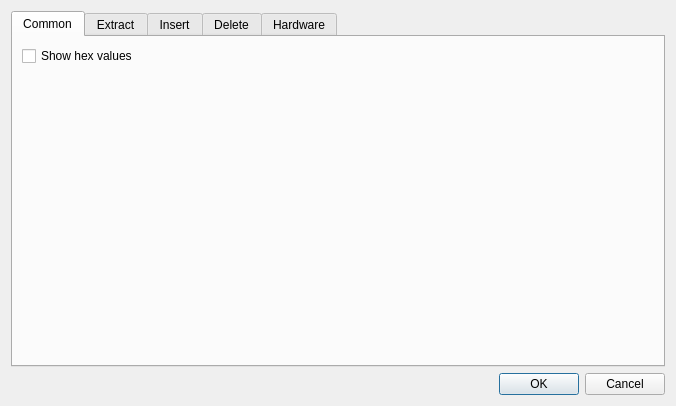
<?xml version="1.0" encoding="UTF-8"?>
<ui version="4.0">
 <class>SetupWindow</class>
 <widget class="QDialog" name="SetupWindow">
  <property name="geometry">
   <rect>
    <x>0</x>
    <y>0</y>
    <width>676</width>
    <height>402</height>
   </rect>
  </property>
  <property name="windowTitle">
   <string>Sega Saturn RAM Backup parser</string>
  </property>
  <layout class="QVBoxLayout" name="verticalLayout">
   <item>
    <widget class="QTabWidget" name="tabWidget">
     <property name="toolTip">
      <string/>
     </property>
     <property name="currentIndex">
      <number>0</number>
     </property>
     <widget class="QWidget" name="CommonTab">
      <attribute name="title">
       <string>Common</string>
      </attribute>
      <layout class="QVBoxLayout" name="verticalLayout_3">
       <item>
        <widget class="QCheckBox" name="checkBox_ShowHex">
         <property name="text">
          <string>Show hex values</string>
         </property>
        </widget>
       </item>
       <item>
        <spacer name="verticalSpacer_2">
         <property name="orientation">
          <enum>Qt::Vertical</enum>
         </property>
         <property name="sizeHint" stdset="0">
          <size>
           <width>20</width>
           <height>40</height>
          </size>
         </property>
        </spacer>
       </item>
      </layout>
     </widget>
     <widget class="QWidget" name="ExtractTab">
      <attribute name="title">
       <string>Extract</string>
      </attribute>
      <layout class="QGridLayout" name="verticalLayout_11">
       <item row="1" column="0" rowspan="2">
        <layout class="QHBoxLayout" name="horizontalLayout">
         <item>
          <widget class="QLabel" name="label_13">
           <property name="text">
            <string>Extraction mode</string>
           </property>
          </widget>
         </item>
         <item>
          <widget class="QComboBox" name="comboBox_ExtractMode"/>
         </item>
        </layout>
       </item>
       <item row="4" column="4">
        <layout class="QFormLayout" name="formLayout">
         <item row="1" column="0">
          <widget class="QLabel" name="label_Extract_L1">
           <property name="text">
            <string>L1</string>
           </property>
          </widget>
         </item>
         <item row="1" column="1">
          <widget class="QLabel" name="label_28">
           <property name="text">
            <string>Sys header</string>
           </property>
          </widget>
         </item>
         <item row="2" column="0">
          <widget class="QLabel" name="label_Extract_L2">
           <property name="text">
            <string>L2</string>
           </property>
          </widget>
         </item>
         <item row="2" column="1">
          <widget class="QLabel" name="label_30">
           <property name="text">
            <string>Start mark</string>
           </property>
          </widget>
         </item>
         <item row="3" column="0">
          <widget class="QLabel" name="label_Extract_L3">
           <property name="text">
            <string>L3</string>
           </property>
          </widget>
         </item>
         <item row="3" column="1">
          <widget class="QLabel" name="label_9">
           <property name="text">
            <string>Counter</string>
           </property>
          </widget>
         </item>
         <item row="4" column="0">
          <widget class="QLabel" name="label_Extract_L4">
           <property name="text">
            <string>L4</string>
           </property>
          </widget>
         </item>
         <item row="4" column="1">
          <widget class="QLabel" name="label_11">
           <property name="text">
            <string>Name</string>
           </property>
          </widget>
         </item>
         <item row="5" column="0">
          <widget class="QLabel" name="label_Extract_L5">
           <property name="text">
            <string>L5</string>
           </property>
          </widget>
         </item>
         <item row="5" column="1">
          <widget class="QLabel" name="label_32">
           <property name="text">
            <string>Language</string>
           </property>
          </widget>
         </item>
         <item row="6" column="0">
          <widget class="QLabel" name="label_Extract_L6">
           <property name="text">
            <string>L6</string>
           </property>
          </widget>
         </item>
         <item row="6" column="1">
          <widget class="QLabel" name="label_34">
           <property name="text">
            <string>Comment</string>
           </property>
          </widget>
         </item>
         <item row="7" column="0">
          <widget class="QLabel" name="label_Extract_L7">
           <property name="text">
            <string>L7</string>
           </property>
          </widget>
         </item>
         <item row="7" column="1">
          <widget class="QLabel" name="label_20">
           <property name="text">
            <string>Date/time</string>
           </property>
          </widget>
         </item>
         <item row="8" column="0">
          <widget class="QLabel" name="label_Extract_L8">
           <property name="text">
            <string>L8</string>
           </property>
          </widget>
         </item>
         <item row="8" column="1">
          <widget class="QLabel" name="label_22">
           <property name="text">
            <string>Size</string>
           </property>
          </widget>
         </item>
         <item row="9" column="0">
          <widget class="QLabel" name="label_Extract_L9">
           <property name="text">
            <string>L9</string>
           </property>
          </widget>
         </item>
         <item row="9" column="1">
          <widget class="QLabel" name="label_23">
           <property name="text">
            <string>Alloc.table</string>
           </property>
          </widget>
         </item>
         <item row="10" column="0">
          <widget class="QLabel" name="label_Extract_L10">
           <property name="text">
            <string>L10</string>
           </property>
          </widget>
         </item>
         <item row="10" column="1">
          <widget class="QLabel" name="label_26">
           <property name="text">
            <string>Data(not to scale)</string>
           </property>
          </widget>
         </item>
         <item row="11" column="0">
          <widget class="QLabel" name="label_Extract_L11">
           <property name="text">
            <string>L11</string>
           </property>
          </widget>
         </item>
         <item row="11" column="1">
          <widget class="QLabel" name="label_8">
           <property name="text">
            <string>Empty</string>
           </property>
          </widget>
         </item>
         <item row="0" column="1">
          <widget class="QLabel" name="label_27">
           <property name="text">
            <string>Legend:</string>
           </property>
          </widget>
         </item>
         <item row="12" column="0">
          <widget class="QLabel" name="label_Extract_L12">
           <property name="text">
            <string>L12</string>
           </property>
          </widget>
         </item>
         <item row="12" column="1">
          <widget class="QLabel" name="label_12">
           <property name="text">
            <string>Container(not to scale)</string>
           </property>
          </widget>
         </item>
        </layout>
       </item>
       <item row="4" column="2">
        <widget class="QLabel" name="label">
         <property name="text">
          <string>-&gt;</string>
         </property>
        </widget>
       </item>
       <item row="2" column="3">
        <widget class="QLabel" name="label_3">
         <property name="text">
          <string>In file</string>
         </property>
        </widget>
       </item>
       <item row="4" column="0">
        <layout class="QVBoxLayout" name="verticalLayout_12">
         <item>
          <widget class="QCheckBox" name="checkBox_ExtractSys">
           <property name="text">
            <string>Add 1st sys header</string>
           </property>
          </widget>
         </item>
         <item>
          <widget class="QCheckBox" name="checkBox_ExtractSysAll">
           <property name="text">
            <string>Add 2.. sys headers</string>
           </property>
          </widget>
         </item>
         <item>
          <widget class="QCheckBox" name="checkBox_FillSysZeros">
           <property name="text">
            <string>Fill sys headers with zeros</string>
           </property>
          </widget>
         </item>
         <item>
          <widget class="QCheckBox" name="checkBox_ExtractName">
           <property name="text">
            <string>Add name</string>
           </property>
          </widget>
         </item>
         <item>
          <widget class="QCheckBox" name="checkBox_ExtractLanguage">
           <property name="text">
            <string>Add language code</string>
           </property>
          </widget>
         </item>
         <item>
          <widget class="QCheckBox" name="checkBox_ExtractComment">
           <property name="text">
            <string>Add comment</string>
           </property>
          </widget>
         </item>
         <item>
          <widget class="QCheckBox" name="checkBox_ExtractDateTime">
           <property name="text">
            <string>Add date and time</string>
           </property>
          </widget>
         </item>
         <item>
          <widget class="QCheckBox" name="checkBox_ExtractSize">
           <property name="text">
            <string>Add size in bytes</string>
           </property>
          </widget>
         </item>
         <item>
          <widget class="QCheckBox" name="checkBox_ExtractSAT">
           <property name="text">
            <string>Add allocation table</string>
           </property>
          </widget>
         </item>
        </layout>
       </item>
       <item row="2" column="1">
        <widget class="QLabel" name="label_2">
         <property name="text">
          <string>In image</string>
         </property>
        </widget>
       </item>
       <item row="4" column="1">
        <widget class="QLabel" name="label_DemoExtractImage">
         <property name="text">
          <string>Sexy table here</string>
         </property>
        </widget>
       </item>
       <item row="4" column="3">
        <widget class="QLabel" name="label_DemoExtractFile">
         <property name="text">
          <string>Sexy table here</string>
         </property>
        </widget>
       </item>
       <item row="0" column="0">
        <widget class="QCheckBox" name="checkBox_Ask_Every_Extract">
         <property name="text">
          <string>Ask for mode at every extract</string>
         </property>
        </widget>
       </item>
      </layout>
     </widget>
     <widget class="QWidget" name="InsertTab">
      <attribute name="title">
       <string>Insert</string>
      </attribute>
      <layout class="QGridLayout" name="verticalLayout_13">
       <item row="1" column="0" rowspan="2">
        <layout class="QHBoxLayout" name="horizontalLayout_2">
         <item>
          <widget class="QLabel" name="label_14">
           <property name="text">
            <string>Insertion mode</string>
           </property>
          </widget>
         </item>
         <item>
          <widget class="QComboBox" name="comboBox_InsertMode"/>
         </item>
        </layout>
       </item>
       <item row="6" column="0">
        <layout class="QVBoxLayout" name="verticalLayout_14">
         <item>
          <widget class="QCheckBox" name="checkBox_InsertSys">
           <property name="text">
            <string>Use 1st sys header</string>
           </property>
          </widget>
         </item>
         <item>
          <widget class="QCheckBox" name="checkBox_InsertSysAll">
           <property name="text">
            <string>Use 2.. sys headers</string>
           </property>
          </widget>
         </item>
         <item>
          <widget class="QCheckBox" name="checkBox_InsertSysUseCounter">
           <property name="text">
            <string>Use counter in sys header</string>
           </property>
          </widget>
         </item>
         <item>
          <widget class="QCheckBox" name="checkBox_InsertName">
           <property name="text">
            <string>Use name</string>
           </property>
          </widget>
         </item>
         <item>
          <widget class="QCheckBox" name="checkBox_InsertLanguage">
           <property name="text">
            <string>Use language code</string>
           </property>
          </widget>
         </item>
         <item>
          <widget class="QCheckBox" name="checkBox_InsertComment">
           <property name="text">
            <string>Use comment</string>
           </property>
          </widget>
         </item>
         <item>
          <widget class="QCheckBox" name="checkBox_InsertDatetime">
           <property name="text">
            <string>Use date and time</string>
           </property>
          </widget>
         </item>
         <item>
          <widget class="QCheckBox" name="checkBox_InsertSize">
           <property name="text">
            <string>Use size</string>
           </property>
          </widget>
         </item>
         <item>
          <widget class="QCheckBox" name="checkBox_InsertSAT">
           <property name="text">
            <string>Use allocation table</string>
           </property>
          </widget>
         </item>
        </layout>
       </item>
       <item row="6" column="6">
        <layout class="QFormLayout" name="formLayout_3">
         <item row="0" column="1">
          <widget class="QLabel" name="label_10">
           <property name="text">
            <string>Legend:</string>
           </property>
          </widget>
         </item>
         <item row="1" column="0">
          <widget class="QLabel" name="label_Insert_L1">
           <property name="text">
            <string>L1</string>
           </property>
          </widget>
         </item>
         <item row="2" column="0">
          <widget class="QLabel" name="label_Insert_L2">
           <property name="text">
            <string>L2</string>
           </property>
          </widget>
         </item>
         <item row="3" column="0">
          <widget class="QLabel" name="label_Insert_L3">
           <property name="text">
            <string>L3</string>
           </property>
          </widget>
         </item>
         <item row="4" column="0">
          <widget class="QLabel" name="label_Insert_L4">
           <property name="text">
            <string>L4</string>
           </property>
          </widget>
         </item>
         <item row="5" column="0">
          <widget class="QLabel" name="label_Insert_L5">
           <property name="text">
            <string>L5</string>
           </property>
          </widget>
         </item>
         <item row="6" column="0">
          <widget class="QLabel" name="label_Insert_L6">
           <property name="text">
            <string>L6</string>
           </property>
          </widget>
         </item>
         <item row="7" column="0">
          <widget class="QLabel" name="label_Insert_L7">
           <property name="text">
            <string>L7</string>
           </property>
          </widget>
         </item>
         <item row="8" column="0">
          <widget class="QLabel" name="label_Insert_L8">
           <property name="text">
            <string>L8</string>
           </property>
          </widget>
         </item>
         <item row="9" column="0">
          <widget class="QLabel" name="label_Insert_L9">
           <property name="text">
            <string>L9</string>
           </property>
          </widget>
         </item>
         <item row="1" column="1">
          <widget class="QLabel" name="label_37">
           <property name="text">
            <string>Sys header</string>
           </property>
          </widget>
         </item>
         <item row="2" column="1">
          <widget class="QLabel" name="label_38">
           <property name="text">
            <string>Start mark</string>
           </property>
          </widget>
         </item>
         <item row="3" column="1">
          <widget class="QLabel" name="label_7">
           <property name="text">
            <string>Counter</string>
           </property>
          </widget>
         </item>
         <item row="10" column="0">
          <widget class="QLabel" name="label_Insert_L10">
           <property name="text">
            <string>L10</string>
           </property>
          </widget>
         </item>
         <item row="11" column="0">
          <widget class="QLabel" name="label_Insert_L11">
           <property name="text">
            <string>L11</string>
           </property>
          </widget>
         </item>
         <item row="4" column="1">
          <widget class="QLabel" name="label_41">
           <property name="text">
            <string>Name</string>
           </property>
          </widget>
         </item>
         <item row="5" column="1">
          <widget class="QLabel" name="label_42">
           <property name="text">
            <string>Language</string>
           </property>
          </widget>
         </item>
         <item row="6" column="1">
          <widget class="QLabel" name="label_43">
           <property name="text">
            <string>Comment</string>
           </property>
          </widget>
         </item>
         <item row="7" column="1">
          <widget class="QLabel" name="label_44">
           <property name="text">
            <string>Date/time</string>
           </property>
          </widget>
         </item>
         <item row="8" column="1">
          <widget class="QLabel" name="label_45">
           <property name="text">
            <string>Size</string>
           </property>
          </widget>
         </item>
         <item row="9" column="1">
          <widget class="QLabel" name="label_46">
           <property name="text">
            <string>Alloc.table</string>
           </property>
          </widget>
         </item>
         <item row="10" column="1">
          <widget class="QLabel" name="label_47">
           <property name="text">
            <string>Data(not to scale)</string>
           </property>
          </widget>
         </item>
         <item row="11" column="1">
          <widget class="QLabel" name="label_48">
           <property name="text">
            <string>Empty</string>
           </property>
          </widget>
         </item>
         <item row="12" column="0">
          <widget class="QLabel" name="label_Insert_L12">
           <property name="text">
            <string>L12</string>
           </property>
          </widget>
         </item>
         <item row="12" column="1">
          <widget class="QLabel" name="label_21">
           <property name="text">
            <string>Container(not to scale)</string>
           </property>
          </widget>
         </item>
        </layout>
       </item>
       <item row="6" column="4">
        <widget class="QLabel" name="label_DemoInsertImage">
         <property name="text">
          <string>Sexy table here too</string>
         </property>
        </widget>
       </item>
       <item row="6" column="2">
        <widget class="QLabel" name="label_DemoInsertFile">
         <property name="text">
          <string>Sexy table here</string>
         </property>
        </widget>
       </item>
       <item row="2" column="2">
        <widget class="QLabel" name="label_5">
         <property name="text">
          <string>In file</string>
         </property>
        </widget>
       </item>
       <item row="2" column="4">
        <widget class="QLabel" name="label_6">
         <property name="text">
          <string>In Image</string>
         </property>
        </widget>
       </item>
       <item row="6" column="3">
        <widget class="QLabel" name="label_4">
         <property name="text">
          <string>-&gt;</string>
         </property>
        </widget>
       </item>
       <item row="0" column="0">
        <widget class="QCheckBox" name="checkBox_Ask_Every_Insert">
         <property name="text">
          <string>Ask for mode at every insert</string>
         </property>
        </widget>
       </item>
      </layout>
     </widget>
     <widget class="QWidget" name="DeleteTab">
      <attribute name="title">
       <string>Delete</string>
      </attribute>
      <layout class="QVBoxLayout" name="verticalLayout_15">
       <item>
        <widget class="QLabel" name="label_15">
         <property name="text">
          <string>Deletion mode</string>
         </property>
        </widget>
       </item>
       <item>
        <widget class="QRadioButton" name="radioButton">
         <property name="text">
          <string>Delete only first sys  header</string>
         </property>
        </widget>
       </item>
       <item>
        <widget class="QRadioButton" name="radioButton_2">
         <property name="text">
          <string>Delete all sys headers</string>
         </property>
        </widget>
       </item>
       <item>
        <widget class="QRadioButton" name="radioButton_3">
         <property name="text">
          <string>Delete entire data</string>
         </property>
        </widget>
       </item>
       <item>
        <spacer name="verticalSpacer_8">
         <property name="orientation">
          <enum>Qt::Vertical</enum>
         </property>
         <property name="sizeHint" stdset="0">
          <size>
           <width>20</width>
           <height>40</height>
          </size>
         </property>
        </spacer>
       </item>
      </layout>
     </widget>
     <widget class="QWidget" name="HardwareTab">
      <attribute name="title">
       <string>Hardware</string>
      </attribute>
      <layout class="QVBoxLayout" name="verticalLayout_2">
       <item>
        <widget class="QLabel" name="label_16">
         <property name="text">
          <string>Hardware interfaces are not supported yet.</string>
         </property>
        </widget>
       </item>
       <item>
        <widget class="QLabel" name="label_17">
         <property name="text">
          <string>Maybe a USB cart dedicated to this  software will appear later.</string>
         </property>
        </widget>
       </item>
       <item>
        <widget class="QLabel" name="label_18">
         <property name="text">
          <string>Meanwile i'm in a search for a less cardinal solution (maybe serial port?)</string>
         </property>
        </widget>
       </item>
       <item>
        <widget class="QLabel" name="label_19">
         <property name="text">
          <string>You are welcome to propose any hardware solution to interface Saturn.</string>
         </property>
        </widget>
       </item>
       <item>
        <spacer name="verticalSpacer">
         <property name="orientation">
          <enum>Qt::Vertical</enum>
         </property>
         <property name="sizeHint" stdset="0">
          <size>
           <width>20</width>
           <height>40</height>
          </size>
         </property>
        </spacer>
       </item>
      </layout>
     </widget>
    </widget>
   </item>
   <item>
    <widget class="QDialogButtonBox" name="buttonBox">
     <property name="orientation">
      <enum>Qt::Horizontal</enum>
     </property>
     <property name="standardButtons">
      <set>QDialogButtonBox::Cancel|QDialogButtonBox::Ok</set>
     </property>
    </widget>
   </item>
  </layout>
 </widget>
 <resources/>
 <connections>
  <connection>
   <sender>buttonBox</sender>
   <signal>accepted()</signal>
   <receiver>SetupWindow</receiver>
   <slot>accept()</slot>
   <hints>
    <hint type="sourcelabel">
     <x>248</x>
     <y>254</y>
    </hint>
    <hint type="destinationlabel">
     <x>157</x>
     <y>274</y>
    </hint>
   </hints>
  </connection>
  <connection>
   <sender>buttonBox</sender>
   <signal>rejected()</signal>
   <receiver>SetupWindow</receiver>
   <slot>reject()</slot>
   <hints>
    <hint type="sourcelabel">
     <x>316</x>
     <y>260</y>
    </hint>
    <hint type="destinationlabel">
     <x>286</x>
     <y>274</y>
    </hint>
   </hints>
  </connection>
 </connections>
</ui>
